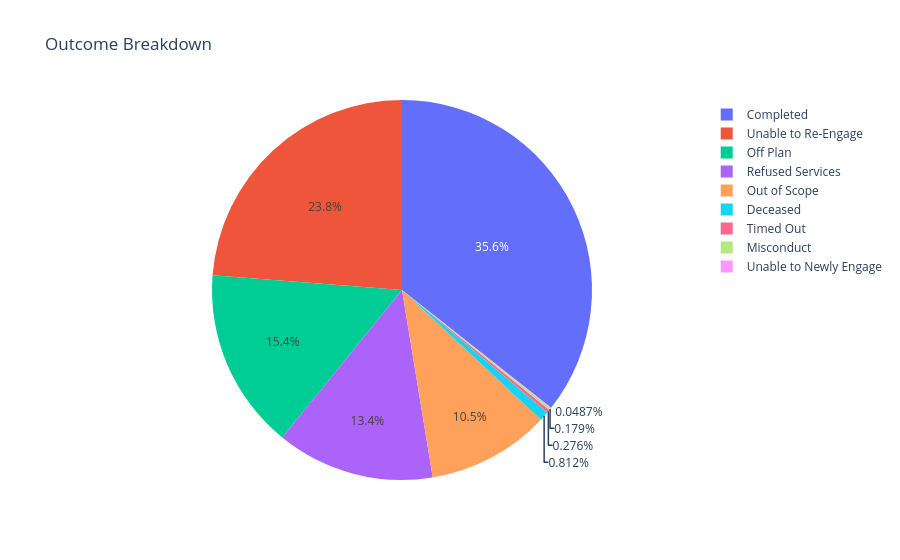

The cell this chart's notebook holds for it:
### Code cell
import plotly.express as px

fig = px.pie(outcome_data, values='member_id', names='terminal_state', title='Outcome Breakdown')
fig.show()

### Figure 1 — Plotly figure (JSON) as saved in the notebook; plotly's stock layout.template omitted (floating-point values rounded to 4 significant figures)
{"data": [{"domain": {"x": [0, 1], "y": [0, 1]}, "hovertemplate": "terminal_state=%{label}<br>member_id=%{value}<extra></extra>", "labels": ["Completed", "Deceased", "Misconduct", "Off Plan", "Out of Scope", "Refused Services", "Timed Out", "Unable to Newly Engage", "Unable to Re-Engage"], "legendgroup": "", "name": "", "showlegend": true, "type": "pie", "values": [2195, 50, 11, 947, 644, 828, 17, 3, 1464]}], "layout": {"legend": {"tracegroupgap": 0}, "title": {"text": "Outcome Breakdown"}}}
